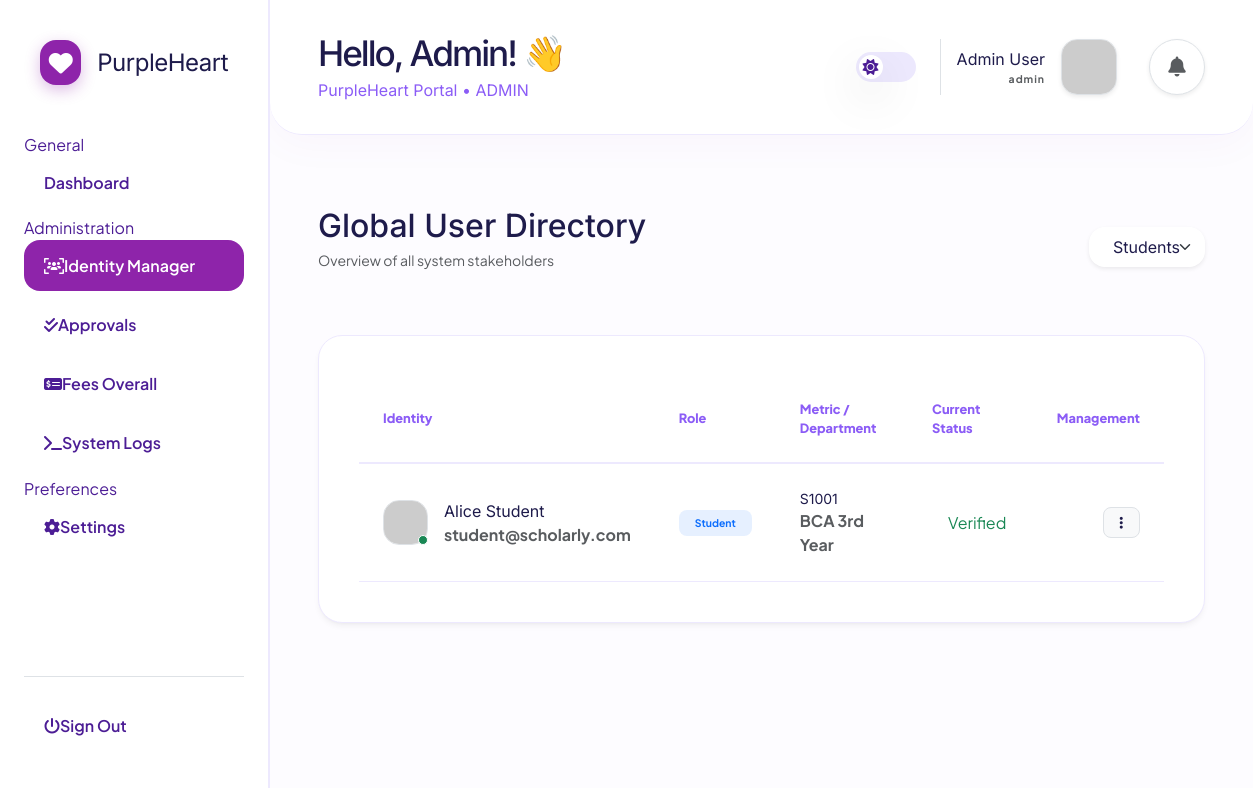
The page /admin/students_list.php (signed in) on the database its author committed.
### tables this page shows
CREATE TABLE students (
    id INT AUTO_INCREMENT PRIMARY KEY,
    user_id INT NOT NULL,
    roll_no VARCHAR(50) UNIQUE NOT NULL,
    class VARCHAR(50),
    semester INT,
    parent_phone VARCHAR(20),
    FOREIGN KEY (user_id) REFERENCES users(id) ON DELETE CASCADE
);

CREATE TABLE users (
    id INT AUTO_INCREMENT PRIMARY KEY,
    name VARCHAR(255) NOT NULL,
    email VARCHAR(255) UNIQUE NOT NULL,
    password VARCHAR(255) NOT NULL,
    role ENUM('admin', 'teacher', 'student', 'parent') NOT NULL,
    phone VARCHAR(20),
    created_at TIMESTAMP DEFAULT CURRENT_TIMESTAMP
);

### admin/students_list.php (the view, shortened to what this page needs)
<?php
require_once('../config/db.php');
$role_filter = $_GET['role'] ?? 'student';
$sql = "";
if ($role_filter === 'student') {
    $sql = "SELECT u.id, u.name, u.email, 'Student' as display_role, s.roll_no as meta, s.class as subtitle
            FROM users u JOIN students s ON u.id = s.user_id";
} elseif ($role_filter === 'teacher') {
    $sql = "SELECT u.id, u.name, u.email, 'Teacher' as display_role, t.department as meta, t.subject as subtitle
            FROM users u JOIN teachers t ON u.id = t.user_id";
} elseif ($role_filter === 'parent') {
    $sql = "SELECT u.id, u.name, u.email, 'Parent' as display_role, 'Family' as meta, 'Legal Guardian' as subtitle
            FROM users u WHERE role = 'parent'";
} else {
    $sql = "SELECT id, name, email, role as display_role, 'System' as meta, role as subtitle FROM users";
}
try {
    $users = $pdo->query($sql)->fetchAll();
} catch (Exception $e) {
    $users = [];
}
?>
<!DOCTYPE html>
<html lang="en">
<head>
    <link href="https://cdn.jsdelivr.net/npm/bootstrap@5.3.0/dist/css/bootstrap.min.css" rel="stylesheet">
    <link rel="stylesheet" href="https://cdnjs.cloudflare.com/ajax/libs/font-awesome/6.4.0/css/all.min.css">
    <link rel="stylesheet" href="../assets/css/style.css?v=2">
</head>
<body>
    <div class="wrapper">
        <?php include('../includes/sidebar.php'); ?>
        <div class="main-content">
            <?php include('../includes/topbar.php'); ?>
            <div class="content-area">
                <div class="d-flex justify-content-between align-items-center mb-5 animate-up">
                    <div>
                        <h2 class="fw-800 mb-1">Global User Directory</h2>
                        <p class="text-muted small fw-600">Overview of all system stakeholders</p>
                    </div>
                    <div class="d-flex gap-3">
                        <select onchange="window.location.href='?role='+this.value" class="form-select border-0 shadow-sm theme-sensitive-bg px-4 py-2 rounded-4 fw-800">
                            <option value="student" <?php echo $role_filter == 'student' ? 'selected' : ''; ?>>Students</option>
                        </select>
                    </div>
                </div>
                <div class="card-premium animate-up">
                    <div class="table-responsive">
                        <table class="glass-table">
                            <thead>
                                <tr>
                                    <th>Identity</th>
                                    <th>Role</th>
                                    <th>Metric / Department</th>
                                    <th>Current Status</th>
                                    <th class="text-end">Management</th>
                                </tr>
                            </thead>
                            <tbody>
                                <?php foreach ($users as $u): ?>
                                <tr>
                                    <td>
                                        <div class="d-flex align-items-center gap-3">
                                            <div class="position-relative">
                                                <img src="https://api.dicebear.com/7.x/avataaars/svg?seed=<?php echo $u['name']; ?>"
                                                     width="45" height="45" class="rounded-4 border" style="background:#fff;">
                                                <div class="position-absolute bottom-0 end-0 bg-success rounded-circle border border-white" style="width:10px; height:10px;"></div>
                                            </div>
                                            <div>
                                                <div class="fw-800 text-main mb-0"><?php echo $u['name']; ?></div>
                                                <div class="smallest text-muted fw-bold"><?php echo $u['email']; ?></div>
                                            </div>
                                        </div>
                                    </td>
                                    <td>
                                        <span class="badge bg-primary bg-opacity-10 text-primary fw-900 uppercase ls-1 px-3 py-2 rounded-3" style="font-size: 0.65rem;">
                                            <?php echo $u['display_role']; ?>
                                        </span>
                                    </td>
                                    <td>
                                        <div class="fw-800 small"><?php echo $u['meta'] ?: 'General'; ?></div>
                                        <div class="smallest text-muted fw-bold uppercase ls-1"><?php echo $u['subtitle']; ?></div>
                                    </td>
                                    <td>
                                        <div class="d-flex align-items-center gap-2">
                                            <span class="smallest fw-900 text-success uppercase ls-1">Verified</span>
                                        </div>
                                    </td>
                                    <td class="text-end">
                                        <div class="dropdown">
                                            <button class="btn btn-light btn-sm rounded-3 border px-3 fw-800" type="button">
                                                <i class="fas fa-ellipsis-v"></i>
                                            </button>
                                        </div>
                                    </td>
                                </tr>
                                <?php endforeach; ?>
                            </tbody>
                        </table>
                    </div>
                </div>
            </div>
        </div>
    </div>
</body>
</html>

### includes/sidebar.php (shortened to what this page needs)
<?php
$current_role = $_SESSION['user_role'] ?? 'student';
?>
<div class="sidebar" style="border-right: 2px solid #ede9fe; padding: 2.5rem 1.5rem;">
    <div class="brand-area mb-5 px-3">
        <div class="d-flex align-items-center gap-3">
            <div class="p-2 rounded-4 text-white d-flex align-items-center justify-content-center" style="background: #8e24aa; width: 45px; height: 45px; box-shadow: 0 5px 15px rgba(142,36,170,0.3);">
                <i class="fas fa-heart fs-4"></i>
            </div>
            <span class="fw-800 fs-4 mb-0" style="color: #1e1b4b; letter-spacing: -0.5px;">PurpleHeart</span>
        </div>
    </div>
    <div class="nav-links flex-grow-1 overflow-auto" style="scrollbar-width: none;">
        <span class="nav-group-label">General</span>
        <a href="../<?php echo $current_role; ?>/dashboard.php" class="nav-link <?php echo strpos($_SERVER['PHP_SELF'], 'dashboard.php') !== false ? 'active' : ''; ?>">
            <i class="fas fa-grid-2"></i> Dashboard
        </a>
        <?php if ($current_role == 'admin'): ?>
            <span class="nav-group-label">Administration</span>
            <a href="students_list.php" class="nav-link <?php echo strpos($_SERVER['PHP_SELF'], 'students_list.php') !== false ? 'active' : ''; ?>">
                <i class="fas fa-users-viewfinder"></i> Identity Manager
            </a>
            <a href="certificates.php" class="nav-link">
                <i class="fas fa-check-double"></i> Approvals
            </a>
            <a href="fees_overall.php" class="nav-link">
                <i class="fas fa-money-check-dollar"></i> Fees Overall
            </a>
            <a href="logs.php" class="nav-link">
                <i class="fas fa-terminal"></i> System Logs
            </a>
        <?php endif; ?>
        <span class="nav-group-label">Preferences</span>
        <a href="../<?php echo $current_role; ?>/settings.php" class="nav-link <?php echo strpos($_SERVER['PHP_SELF'], 'settings.php') !== false ? 'active' : ''; ?>">
            <i class="fas fa-gear"></i> Settings
        </a>
    </div>
    <div class="sidebar-footer mt-auto pt-4 border-top">
        <a href="../auth/logout.php" class="nav-link text-danger">
            <i class="fas fa-power-off"></i> Sign Out
        </a>
    </div>
</div>

### includes/topbar.php (shortened to what this page needs)
<?php
$user_name = $_SESSION['user_name'] ?? 'User';
$role = $_SESSION['user_role'] ?? 'Guest';
?>
<div class="top-header" style="padding: 2rem 3rem; display: flex; justify-content: space-between; align-items: center; position: relative; background: #fff; border-bottom: 1px solid #ede9fe; margin-bottom: 2rem; border-radius: 0 0 32px 32px; box-shadow: 0 10px 40px rgba(142,36,170,0.03);">
    <div class="animate-up">
        <h2 class="fw-800 mb-1" style="letter-spacing: -2px; font-size: 2.2rem; color: #1e1b4b;">Hello, <?php echo explode(' ', $user_name)[0]; ?>! 👋</h2>
        <p class="text-muted smallest mb-0 fw-800 uppercase ls-2" style="color: #8b5cf6 !important;">PurpleHeart Portal • <?php echo strtoupper($role); ?></p>
    </div>
    <div class="d-flex align-items-center gap-4">
        <div class="theme-switch" id="themeToggle" onclick="toggleTheme()" title="Switch Appearance">
            <div class="toggle-ball shadow-lg">
                <i class="fas fa-sun" id="themeIcon"></i>
            </div>
        </div>
        <div class="d-flex align-items-center gap-3 ps-3 border-start">
            <div class="text-end d-none d-sm-block">
                <div class="fw-800 fs-6"><?php echo $user_name; ?></div>
                <div class="smallest text-muted fw-bold uppercase" style="font-size: 0.65rem; letter-spacing: 1px;"><?php echo $role; ?></div>
            </div>
            <div class="position-relative">
                <img src="https://api.dicebear.com/7.x/avataaars/svg?seed=<?php echo $user_name; ?>"
                     width="56" height="56" class="rounded-4 shadow-sm border" style="object-fit:cover; background: #fff; border-color: var(--border);">
            </div>
        </div>
        <div class="position-relative ms-2">
            <div class="rounded-circle p-3 shadow-sm border theme-sensitive-bg" id="bellIcon" onclick="toggleNotifications()" style="cursor:pointer; background: var(--bg-card); border-color: var(--border); width: 56px; height: 56px; display: flex; align-items: center; justify-content: center;">
                <i class="fas fa-bell text-muted fs-5"></i>
            </div>
        </div>
    </div>
</div>

### assets/css/style.css (style rules this page uses)
:root { --primary: #8e24aa; --primary-hover: #6a1b9a; --primary-soft: #f3e5f5; --bg-page: #fdfcff; --bg-card: #ffffff; --bg-sidebar: #ffffff; --text-main: #1e1b4b; --text-body: #4c1d95; --text-muted: #8b5cf6; --border: #ede9fe; --input-bg: #ffffff; --glass-bg: rgba(255, 255, 255, 0.7); --glass-border: rgba(255, 255, 255, 0.5); --shadow: 0 4px 6px -1px rgba(0, 0, 0, 0.05), 0 2px 4px -2px rgba(0, 0, 0, 0.05); --shadow-lg: 0 20px 25px -5px rgba(0, 0, 0, 0.05), 0 8px 10px -6px rgba(0, 0, 0, 0.05); --radius-3xl: 32px; --radius-2xl: 24px; --radius-xl: 16px; --radius-lg: 12px; }
* { margin:0; padding:0; box-sizing:border-box; transition: background-color 0.4s ease, border-color 0.4s ease; }
body { background: var(--bg-page); color: var(--text-body); font-family: 'Plus Jakarta Sans', sans-serif; min-height: 100vh; }
h1, h2, h3, h4, h5, h6, .fw-800 { color: var(--text-main) !important; font-family: 'Inter', sans-serif; }
.wrapper { display: flex; min-height: 100vh; }
.sidebar { width: 270px; background: var(--bg-sidebar); padding: 2.5rem 1.5rem; height: 100vh; position: fixed; border-right: 1px solid var(--border); display: flex; flex-direction: column; z-index: 1000; }
.main-content { flex: 1; margin-left: 270px; background: var(--bg-page); }
.content-area { padding: 2.5rem 3rem; }
.nav-link { display: flex; align-items: center; padding: 0.85rem 1.25rem; color: var(--text-body) !important; text-decoration: none; border-radius: 16px; margin-bottom: 0.5rem; font-weight: 600; }
.nav-link.active { background: var(--primary) !important; color: #fff !important; }
.nav-link.active i { color: #fff !important; }
.card-premium { background: var(--bg-card); border-radius: var(--radius-2xl); padding: 2.5rem; box-shadow: var(--shadow); border: 1px solid var(--border); transition: transform 0.3s ease, box-shadow 0.3s ease; }
.glass-table { width: 100%; border-collapse: separate; border-spacing: 0; }
.glass-table th { padding: 1.5rem; color: var(--text-muted); border-bottom: 2px solid var(--border); text-align: left; font-size: 0.8rem; font-weight: 800; }
.glass-table td { padding: 1.5rem; color: var(--text-main); border-bottom: 1px solid var(--border); }
.theme-switch { width: 60px; height: 30px; background: var(--border); border-radius: 20px; position: relative; cursor: pointer; padding: 3px; }
.toggle-ball { width: 24px; height: 24px; background: #fff; border-radius: 50%; display: flex; align-items: center; justify-content: center; transition: 0.3s; }
.animate-up { animation: fadeInUp 0.5s ease forwards; }

### rows shown on the page
students: user.name "Alice Student", user.email "student@scholarly.com", display_role "Student", roll_no "S1001", class "BCA 3rd Year"

### other values the page prints
explode(' ', $user_name)[0] "Admin"
$role "ADMIN"
$user_name "Admin User"
$role "admin"
